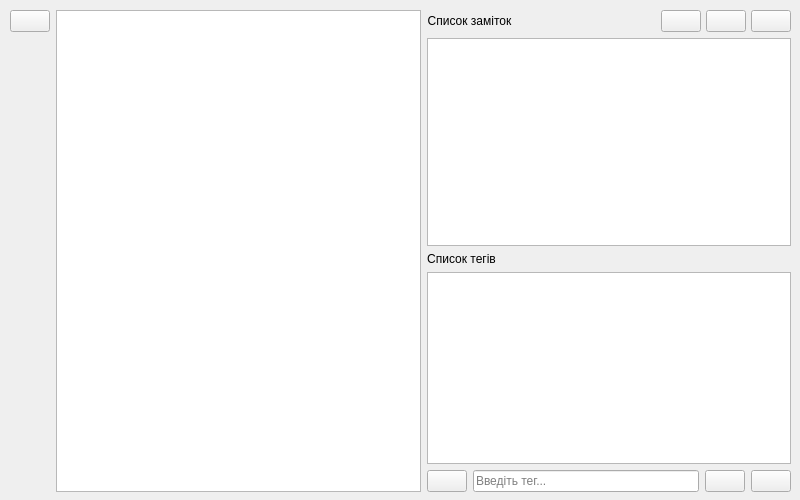
<?xml version="1.0" encoding="UTF-8"?>
<ui version="4.0">
 <class>win_notes</class>
 <widget class="QWidget" name="win_notes">
  <property name="geometry">
   <rect>
    <x>0</x>
    <y>0</y>
    <width>800</width>
    <height>500</height>
   </rect>
  </property>
  <property name="minimumSize">
   <size>
    <width>800</width>
    <height>500</height>
   </size>
  </property>
  <property name="maximumSize">
   <size>
    <width>800</width>
    <height>500</height>
   </size>
  </property>
  <property name="windowTitle">
   <string>UkrLife - Нотатки</string>
  </property>
  <property name="windowIcon">
   <iconset>
    <normalon>../images/icons/icon.ico</normalon>
   </iconset>
  </property>
  <property name="locale">
   <locale language="Ukrainian" country="Ukraine"/>
  </property>
  <widget class="QWidget" name="horizontalLayoutWidget_4">
   <property name="geometry">
    <rect>
     <x>10</x>
     <y>10</y>
     <width>781</width>
     <height>482</height>
    </rect>
   </property>
   <layout class="QHBoxLayout" name="horizontalLayout_4">
    <item>
     <layout class="QVBoxLayout" name="verticalLayout_4">
      <property name="bottomMargin">
       <number>450</number>
      </property>
      <item alignment="Qt::AlignRight|Qt::AlignTop">
       <widget class="QPushButton" name="b_goback">
        <property name="sizePolicy">
         <sizepolicy hsizetype="Fixed" vsizetype="Fixed">
          <horstretch>0</horstretch>
          <verstretch>0</verstretch>
         </sizepolicy>
        </property>
        <property name="cursor">
         <cursorShape>PointingHandCursor</cursorShape>
        </property>
        <property name="text">
         <string/>
        </property>
        <property name="icon">
         <iconset>
          <normaloff>../images/icons/back.png</normaloff>../images/icons/back.png</iconset>
        </property>
       </widget>
      </item>
     </layout>
    </item>
    <item>
     <widget class="QTextEdit" name="notes_txtEdit"/>
    </item>
    <item>
     <layout class="QVBoxLayout" name="verticalLayout_3">
      <item>
       <layout class="QVBoxLayout" name="verticalLayout">
        <item>
         <layout class="QHBoxLayout" name="horizontalLayout">
          <property name="spacing">
           <number>5</number>
          </property>
          <property name="leftMargin">
           <number>0</number>
          </property>
          <item alignment="Qt::AlignLeft">
           <widget class="QLabel" name="label">
            <property name="text">
             <string>Список заміток</string>
            </property>
            <property name="alignment">
             <set>Qt::AlignCenter</set>
            </property>
           </widget>
          </item>
          <item>
           <layout class="QHBoxLayout" name="horizontalLayout_6">
            <property name="leftMargin">
             <number>60</number>
            </property>
            <property name="rightMargin">
             <number>0</number>
            </property>
            <item>
             <widget class="QPushButton" name="b_note_create">
              <property name="sizePolicy">
               <sizepolicy hsizetype="Fixed" vsizetype="Fixed">
                <horstretch>0</horstretch>
                <verstretch>0</verstretch>
               </sizepolicy>
              </property>
              <property name="cursor">
               <cursorShape>PointingHandCursor</cursorShape>
              </property>
              <property name="text">
               <string/>
              </property>
              <property name="icon">
               <iconset>
                <normaloff>../images/icons/add.png</normaloff>../images/icons/add.png</iconset>
              </property>
             </widget>
            </item>
            <item>
             <widget class="QPushButton" name="b_note_delete">
              <property name="sizePolicy">
               <sizepolicy hsizetype="Fixed" vsizetype="Fixed">
                <horstretch>0</horstretch>
                <verstretch>0</verstretch>
               </sizepolicy>
              </property>
              <property name="cursor">
               <cursorShape>PointingHandCursor</cursorShape>
              </property>
              <property name="text">
               <string/>
              </property>
              <property name="icon">
               <iconset>
                <normaloff>../images/icons/del.png</normaloff>
                <disabledoff>../images/icons/del_dis.png</disabledoff>
                <disabledon>../images/icons/del_dis.png</disabledon>../images/icons/del.png</iconset>
              </property>
             </widget>
            </item>
            <item>
             <widget class="QPushButton" name="b_note_save">
              <property name="sizePolicy">
               <sizepolicy hsizetype="Fixed" vsizetype="Fixed">
                <horstretch>0</horstretch>
                <verstretch>0</verstretch>
               </sizepolicy>
              </property>
              <property name="cursor">
               <cursorShape>PointingHandCursor</cursorShape>
              </property>
              <property name="text">
               <string/>
              </property>
              <property name="icon">
               <iconset>
                <normaloff>../images/icons/save.png</normaloff>
                <disabledoff>../images/icons/save_dis.png</disabledoff>
                <disabledon>../images/icons/save_dis.png</disabledon>../images/icons/save.png</iconset>
              </property>
             </widget>
            </item>
           </layout>
          </item>
         </layout>
        </item>
        <item>
         <widget class="QListWidget" name="lst_notes"/>
        </item>
        <item>
         <layout class="QVBoxLayout" name="verticalLayout_2">
          <item>
           <layout class="QHBoxLayout" name="horizontalLayout_2">
            <property name="spacing">
             <number>5</number>
            </property>
            <property name="leftMargin">
             <number>0</number>
            </property>
            <item alignment="Qt::AlignLeft">
             <widget class="QLabel" name="label_2">
              <property name="text">
               <string>Список тегів</string>
              </property>
              <property name="alignment">
               <set>Qt::AlignCenter</set>
              </property>
             </widget>
            </item>
           </layout>
          </item>
          <item>
           <widget class="QListWidget" name="lst_tags">
            <property name="styleSheet">
             <string notr="true"/>
            </property>
           </widget>
          </item>
          <item>
           <layout class="QHBoxLayout" name="horizontalLayout_3">
            <item>
             <widget class="QPushButton" name="b_tag_search">
              <property name="sizePolicy">
               <sizepolicy hsizetype="Fixed" vsizetype="Fixed">
                <horstretch>0</horstretch>
                <verstretch>0</verstretch>
               </sizepolicy>
              </property>
              <property name="cursor">
               <cursorShape>PointingHandCursor</cursorShape>
              </property>
              <property name="text">
               <string/>
              </property>
              <property name="icon">
               <iconset>
                <normaloff>../images/icons/search.png</normaloff>
                <disabledoff>../images/icons/search_dis.png</disabledoff>
                <disabledon>../images/icons/search_dis.png</disabledon>../images/icons/search.png</iconset>
              </property>
             </widget>
            </item>
            <item>
             <widget class="QLineEdit" name="searchLine">
              <property name="placeholderText">
               <string>Введіть тег...</string>
              </property>
             </widget>
            </item>
            <item>
             <widget class="QPushButton" name="b_tag_pin">
              <property name="sizePolicy">
               <sizepolicy hsizetype="Fixed" vsizetype="Fixed">
                <horstretch>0</horstretch>
                <verstretch>0</verstretch>
               </sizepolicy>
              </property>
              <property name="cursor">
               <cursorShape>PointingHandCursor</cursorShape>
              </property>
              <property name="text">
               <string/>
              </property>
              <property name="icon">
               <iconset>
                <normaloff>../images/icons/pin.png</normaloff>
                <disabledoff>../images/icons/pin_dis.png</disabledoff>
                <disabledon>../images/icons/pin_dis.png</disabledon>../images/icons/pin.png</iconset>
              </property>
             </widget>
            </item>
            <item>
             <widget class="QPushButton" name="b_tag_unpin">
              <property name="sizePolicy">
               <sizepolicy hsizetype="Fixed" vsizetype="Fixed">
                <horstretch>0</horstretch>
                <verstretch>0</verstretch>
               </sizepolicy>
              </property>
              <property name="cursor">
               <cursorShape>PointingHandCursor</cursorShape>
              </property>
              <property name="text">
               <string/>
              </property>
              <property name="icon">
               <iconset>
                <normaloff>../images/icons/unpin.png</normaloff>
                <disabledoff>../images/icons/unpin_dis.png</disabledoff>
                <disabledon>../images/icons/unpin_dis.png</disabledon>../images/icons/unpin.png</iconset>
              </property>
             </widget>
            </item>
           </layout>
          </item>
         </layout>
        </item>
       </layout>
      </item>
     </layout>
    </item>
   </layout>
  </widget>
 </widget>
 <resources/>
 <connections/>
</ui>
